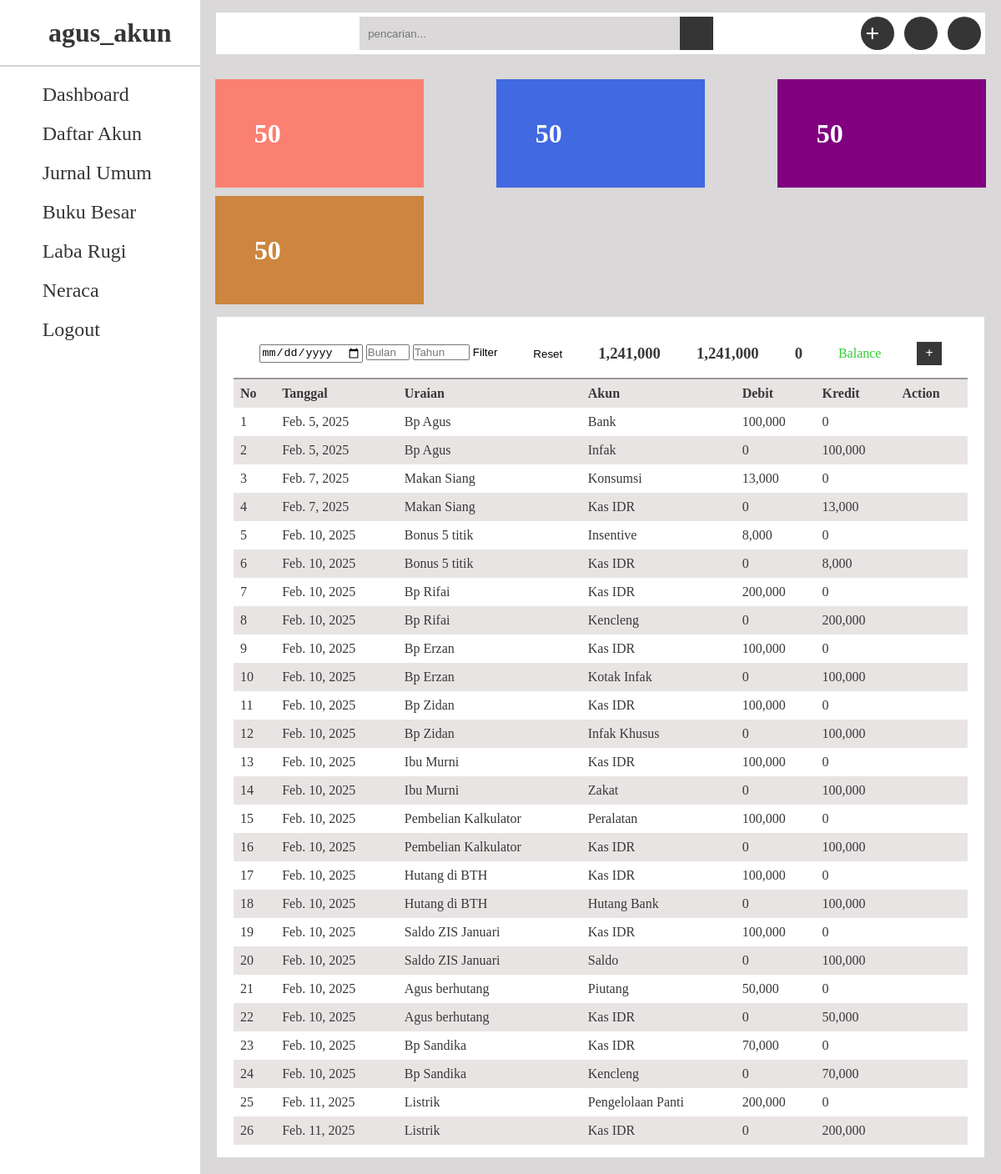
/jurnal/ (signed in), run on the app's committed database.
### akun/models.py (models this page shows, shortened)
class User(AbstractUser):
    operator = models.BooleanField('Operator', default=False)

class JurnalUmum(models.Model):
    akun = models.ForeignKey(Profil, on_delete=models.CASCADE)
    uraian = models.CharField(max_length=50)
    kredit = models.IntegerField(blank=True, null=True)
    debit = models.IntegerField(blank=True, null=True)
    operator = models.ForeignKey(User, on_delete=models.CASCADE)
    tanggal = models.DateField()

class Profil(models.Model):
    nama_akun = models.CharField(max_length=50)
    nomor = models.CharField(max_length=50)
    operator = models.ForeignKey(User, on_delete=models.CASCADE)
    pos = models.CharField(max_length=30, choices=[
        ('laba rugi', 'laba rugi'),
        ('neraca', 'neraca')
    ])
    master_akun = models.CharField(max_length=30, choices=[
        ('aktiva', 'aktiva'),
        ('passiva', 'passiva'),
        ('pendapatan', 'pendapatan'),
        ('beban', 'beban')
    ])
    saldo_normal = models.CharField(max_length=30, choices=[
        ('debit','debit'),
        ('kredit','kredit'),
    ])

### akun/views.py (the view, shortened to what this page needs)
# urls.py: path('jurnal/', views.Jurnal.as_view(), name='jurnal'),
class Jurnal(TemplateView):
    template_name = 'user/dashboard.html'
    def get_context_data(self, **kwargs):
        context = super().get_context_data(**kwargs)
        profil_list = Profil.objects.filter(operator=self.request.user)
        tanggal = self.request.GET.get('tanggal')
        bulan = self.request.GET.get('bulan')
        tahun = self.request.GET.get('tahun')
        if tanggal:
            self.request.session['filter_tanggal'] = tanggal
        elif bulan:
            self.request.session['filter_bulan'] = bulan
        elif tahun:
            self.request.session['filter_tahun'] = tahun
        tanggal = self.request.session.get('filter_tanggal', None)
        bulan = self.request.session.get('filter_bulan', None)
        tahun = self.request.session.get('filter_tahun', None)
        jurnal_list = JurnalUmum.objects.filter(operator=self.request.user)
        if tanggal:
            jurnal_list = jurnal_list.filter(tanggal=tanggal)
        elif bulan:
            jurnal_list = jurnal_list.filter(tanggal__month=bulan)
        elif tahun:
            jurnal_list = jurnal_list.filter(tanggal__year=tahun)
        user_list = User.objects.all()
        total_debit = jurnal_list.aggregate(total_debit=Sum('debit'))['total_debit'] or 0
        total_kredit = jurnal_list.aggregate(total_kredit=Sum('kredit'))['total_kredit'] or 0
        balance = total_debit - total_kredit
        context['profil_list'] = profil_list
        context['jurnal_list'] = jurnal_list
        context['user_list']= user_list
        context['total_debit'] = total_debit
        context['total_kredit'] = total_kredit
        context['balance'] = balance
        context['filter_tanggal'] = tanggal
        context['filter_bulan'] = bulan
        context['filter_tahun'] = tahun
        return context

### templates/user/dashboard.html (shortened to what this page needs)
{% extends 'base.html' %}

### templates/includes/sidebar.html
<div class="sidebar">
    <div class="brand">
        <i class="fa-solid fa-qrcode"></i>&nbsp;&nbsp;
        <h1>{{user.username}}</h1>
    </div>
    <ul>
        <li><i class="fa-solid fa-gauge"></i>&nbsp;&nbsp;</fa-gauge><span><a href="{% url 'user:beranda' %}">Dashboard</a></span></li>
        <li><i class="fas fa-hands-helping"></i>&nbsp;&nbsp;<span><a href="{% url 'user:daftar_akun' %}">Daftar Akun</a></span></li>
        <li><i class="fa-solid fa-hand-holding-dollar"></i>&nbsp;&nbsp;<span><a href="{% url 'user:jurnal' %}">Jurnal Umum</a></span></li>
        <li><i class="fa-regular fa-circle-question"></i>&nbsp;&nbsp;<span><a href="{% url 'user:buku_besar' %}">Buku Besar</a></span></li>
        <li><i class="fa-solid fa-gear"></i>&nbsp;&nbsp;<span><a href="{% url 'user:laba_rugi' %}">Laba Rugi</a></span></li>
        <li><i class="fas fa-sign-out-alt"></i>&nbsp;&nbsp;<span><a href="{% url 'user:neraca' %}">Neraca</a></span></li>
        <li><i class="fas fa-sign-out-alt"></i>&nbsp;&nbsp;<span><a href="{% url 'user:logout' %}">Logout</a></span></li>
    </ul>
</div>

### templates/includes/payments.html (shortened to what this page needs)
{% load static %}
{% load humanize %}
<div class="payments">
    <div class="title">
        <form action="{% url 'user:jurnal' %}" method="get">
            <input type="date" name="tanggal" id="">
            <input type="number" name="bulan" id="" min="1" max="12" placeholder="Bulan">
            <input type="number" name="tahun" id="" min="2000" max="2099" placeholder="Tahun">
            <button type="submit">Filter</button>
        </form>
        <form action="{% url 'user:reset_filter' %}" method="get">
            <button type="submit">Reset</button>
        </form>
        <h3>{{ total_debit| intcomma }}</h3>
        <h3>{{ total_kredit | intcomma }}</h3>
        <h3>{{ balance|intcomma }}</h3>
        {% if balance != 0 %}
        <p style="color: red;">Tidak Balance</p>
        {% else %}
        <p style="color: limegreen;">Balance</p>
        {% endif %}
        <div class="btn">
            <i class="fa-solid fa-plus" id="jurnal"></i>
        </div>
    </div>
    <table>
        <tr class="title-table">
            <th>No</th>
            <th>Tanggal</th>
            <th>Uraian</th>
            <th>Akun</th>
            <th>Debit</th>
            <th>Kredit</th>
            <th colspan="2">Action</th>
        </tr>
        {% for jurnal in jurnal_list %}
        <tr class="{% if forloop.counter|divisibleby:2 %} even {% else %} odd {% endif %}">
            <td>{{ forloop.counter }}</td>
            <td>{{ jurnal.tanggal }}</td>
            <td>{{ jurnal.uraian }}</td>
            <td>{{jurnal.akun.nama_akun}}</td>
            <td>{{jurnal.debit|intcomma}}</td>
            <td>{{jurnal.kredit|intcomma}}</td>
            <td>
                <form method="post" action="{% url 'user:jurnal_delete' %}">
                    <button type="submit"><i class="fas fa-trash"></i></button>
                </form>
            </td>
            <td>
                <a href="{% url 'user:jurnal_edit' jurnal.id %}"><i class="fas fa-edit"></i></a>
            </td>
        </tr>
        {% endfor %}
    </table>
</div>

### static/css/style.css (style rules this page uses)
* { padding: 0; margin: 0; box-sizing: border-box; text-decoration: none; list-style: none; }
.even { background-color:#e9e4e4; }
.odd { background-color:white; }
.title-table { background-color: #e9e4e4; }
table { border-collapse: collapse; }
button { background-color: transparent; border: none; }
.fa-trash { color: salmon; }
.fa-edit { color: orange; }
.profil, .sidebar, .poster { width: 60%; height: 100%; display: flex; flex-direction: column; justify-content: center; align-items: center; }
.sidebar { position: fixed; background: white; width: 20vw; min-height: 100vh; display: flex; flex-direction: column; justify-content: start; align-items: start; }
.brand { height: 10vh; width: 100%; display: flex; align-items: center; justify-content: center; border-bottom: 2px solid lightgray; margin-bottom: 10px; color:#363535; cursor: pointer; }
.brand i { font-size: 20px; }
.sidebar ul { width: 100%; }
.sidebar ul li { font-size: 24px; padding: 10px 20px; color: #363535; display: flex; align-items: center; cursor: pointer; width: 100%; }
a { color: #363535; }
.payments { min-height: 50vh; flex: 5; background:white; margin: 0 20px 20px 20px; display: flex; flex-direction: column; color: #383838; padding: 15px 20px; }
.title { display: flex; align-items: center; justify-content: space-around; padding: 15px 10px; border-bottom: 2px solid #999; }
.title .btn, .payments .btn { background: #383838; color: white; padding: 5px 10px; text-align: center; }
table { padding: 10px; }
th,td { text-align: left; padding: 8px; }

### data on the page
User: username "agus_akun"
JurnalUmum: tanggal "Feb. 5, 2025", uraian "Bp Agus", akun.nama_akun "Bank", debit "100,000", kredit "0"
JurnalUmum: tanggal "Feb. 5, 2025", uraian "Bp Agus", akun.nama_akun "Infak", debit "0", kredit "100,000"
JurnalUmum: tanggal "Feb. 7, 2025", uraian "Makan Siang", akun.nama_akun "Konsumsi", debit "13,000", kredit "0"
JurnalUmum: tanggal "Feb. 7, 2025", uraian "Makan Siang", akun.nama_akun "Kas IDR", debit "0", kredit "13,000"
JurnalUmum: tanggal "Feb. 10, 2025", uraian "Bonus 5 titik", akun.nama_akun "Insentive", debit "8,000", kredit "0"
JurnalUmum: tanggal "Feb. 10, 2025", uraian "Bonus 5 titik", akun.nama_akun "Kas IDR", debit "0", kredit "8,000"
JurnalUmum: tanggal "Feb. 10, 2025", uraian "Bp Rifai", akun.nama_akun "Kas IDR", debit "200,000", kredit "0"
JurnalUmum: tanggal "Feb. 10, 2025", uraian "Bp Rifai", akun.nama_akun "Kencleng", debit "0", kredit "200,000"
JurnalUmum: tanggal "Feb. 10, 2025", uraian "Bp Erzan", akun.nama_akun "Kas IDR", debit "100,000", kredit "0"
JurnalUmum: tanggal "Feb. 10, 2025", uraian "Bp Erzan", akun.nama_akun "Kotak Infak", debit "0", kredit "100,000"
JurnalUmum: tanggal "Feb. 10, 2025", uraian "Bp Zidan", akun.nama_akun "Kas IDR", debit "100,000", kredit "0"
JurnalUmum: tanggal "Feb. 10, 2025", uraian "Bp Zidan", akun.nama_akun "Infak Khusus", debit "0", kredit "100,000"
JurnalUmum: tanggal "Feb. 10, 2025", uraian "Ibu Murni", akun.nama_akun "Kas IDR", debit "100,000", kredit "0"
JurnalUmum: tanggal "Feb. 10, 2025", uraian "Ibu Murni", akun.nama_akun "Zakat", debit "0", kredit "100,000"
JurnalUmum: tanggal "Feb. 10, 2025", uraian "Pembelian Kalkulator", akun.nama_akun "Peralatan", debit "100,000", kredit "0"
JurnalUmum: tanggal "Feb. 10, 2025", uraian "Pembelian Kalkulator", akun.nama_akun "Kas IDR", debit "0", kredit "100,000"
JurnalUmum: tanggal "Feb. 10, 2025", uraian "Hutang di BTH", akun.nama_akun "Kas IDR", debit "100,000", kredit "0"
JurnalUmum: tanggal "Feb. 10, 2025", uraian "Hutang di BTH", akun.nama_akun "Hutang Bank", debit "0", kredit "100,000"
JurnalUmum: tanggal "Feb. 10, 2025", uraian "Saldo ZIS Januari", akun.nama_akun "Kas IDR", debit "100,000", kredit "0"
JurnalUmum: tanggal "Feb. 10, 2025", uraian "Saldo ZIS Januari", akun.nama_akun "Saldo", debit "0", kredit "100,000"
JurnalUmum: tanggal "Feb. 10, 2025", uraian "Agus berhutang", akun.nama_akun "Piutang", debit "50,000", kredit "0"
JurnalUmum: tanggal "Feb. 10, 2025", uraian "Agus berhutang", akun.nama_akun "Kas IDR", debit "0", kredit "50,000"
JurnalUmum: tanggal "Feb. 10, 2025", uraian "Bp Sandika", akun.nama_akun "Kas IDR", debit "70,000", kredit "0"
JurnalUmum: tanggal "Feb. 10, 2025", uraian "Bp Sandika", akun.nama_akun "Kencleng", debit "0", kredit "70,000"
JurnalUmum: tanggal "Feb. 11, 2025", uraian "Listrik", akun.nama_akun "Pengelolaan Panti", debit "200,000", kredit "0"
JurnalUmum: tanggal "Feb. 11, 2025", uraian "Listrik", akun.nama_akun "Kas IDR", debit "0", kredit "200,000"

### other printed values
{{ total_debit| intcomma }} "1,241,000"
{{ total_kredit | intcomma }} "1,241,000"
{{ balance|intcomma }} "0"
